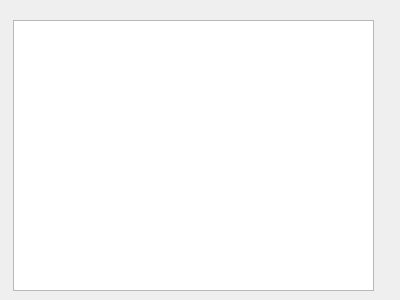
<?xml version="1.0" encoding="UTF-8"?>
<ui version="4.0">
 <class>notpad</class>
 <widget class="QDialog" name="notpad">
  <property name="geometry">
   <rect>
    <x>0</x>
    <y>0</y>
    <width>400</width>
    <height>300</height>
   </rect>
  </property>
  <property name="windowTitle">
   <string>Dialog</string>
  </property>
  <widget class="QTextEdit" name="textEdit">
   <property name="geometry">
    <rect>
     <x>13</x>
     <y>20</y>
     <width>361</width>
     <height>271</height>
    </rect>
   </property>
  </widget>
 </widget>
 <resources/>
 <connections/>
</ui>
